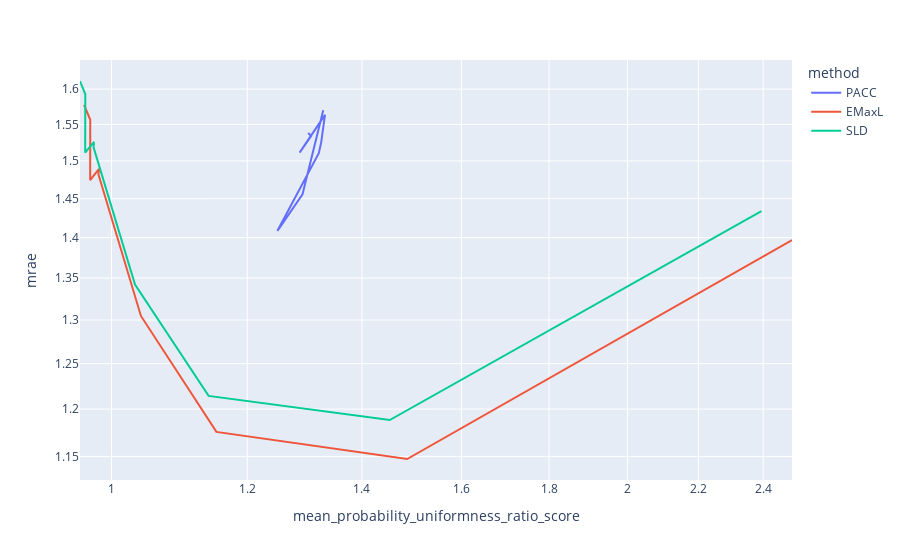

Source (notebook cell):
### Code cell
def join_C(df):
    C = df["transformer__classifier__estimator__C"][:]
    C[np.isnan(C)] = df["classifier__C"]
    C[np.isnan(C)] = df["base_estimator__C"]
    return C

def plot_proper(val_path):
    df = pd.read_csv(val_path, index_col=0) # read the results
    display(df[["data", "method", "params", "mrae"]].sort_values("mrae"))
    df["C"] = join_C(df) # for sorting
    fig = px.line(
        df.sort_values("C"),
        x = "mean_probability_uniformness_ratio_score",
        y = "mrae",
        color = "method",
        hover_data = ["method", "params"],
        log_x = True,
        log_y = True,
    )
    fig.show()

plot_proper("results/results_lequa2022_proper.csv")

### Figure 1 — Plotly figure (JSON) as saved in the notebook; plotly's stock layout.template omitted (floating-point values rounded to 4 significant figures)
{"data": [{"customdata": [["PACC", "{'transformer__classifier__estimator__C': 0.1}"], ["PACC", "{'transformer__classifier__estimator__C': 0.31622776601683794}"], ["PACC", "{'transformer__classifier__estimator__C': 1.0}"], ["PACC", "{'transformer__classifier__estimator__C': 3.1622776601683795}"], ["PACC", "{'transformer__classifier__estimator__C': 10.0}"], ["PACC", "{'transformer__classifier__estimator__C': 31.622776601683793}"], ["PACC", "{'transformer__classifier__estimator__C': 100.0}"], ["PACC", "{'transformer__classifier__estimator__C': 316.22776601683796}"], ["PACC", "{'transformer__classifier__estimator__C': 1000.0}"]], "hovertemplate": "method=%{customdata[0]}<br>mean_probability_uniformness_ratio_score=%{x}<br>mrae=%{y}<br>params=%{customdata[1]}<extra></extra>", "legendgroup": "PACC", "line": {"color": "#636efa", "dash": "solid"}, "marker": {"symbol": "circle"}, "mode": "lines", "name": "PACC", "orientation": "v", "showlegend": true, "type": "scatter", "x": [1.329, 1.292, 1.25, 1.321, 1.325, 1.332, 1.287, 1.308, 1.302], "xaxis": "x", "y": [1.57, 1.456, 1.409, 1.51, 1.525, 1.563, 1.511, 1.534, 1.538], "yaxis": "y"}, {"customdata": [["EMaxL", "{'base_estimator__C': 0.1}"], ["EMaxL", "{'base_estimator__C': 0.31622776601683794}"], ["EMaxL", "{'base_estimator__C': 1.0}"], ["EMaxL", "{'base_estimator__C': 3.1622776601683795}"], ["EMaxL", "{'base_estimator__C': 10.0}"], ["EMaxL", "{'base_estimator__C': 31.622776601683793}"], ["EMaxL", "{'base_estimator__C': 100.0}"], ["EMaxL", "{'base_estimator__C': 316.22776601683796}"], ["EMaxL", "{'base_estimator__C': 1000.0}"]], "hovertemplate": "method=%{customdata[0]}<br>mean_probability_uniformness_ratio_score=%{x}<br>mrae=%{y}<br>params=%{customdata[1]}<extra></extra>", "legendgroup": "EMaxL", "line": {"color": "#EF553B", "dash": "solid"}, "marker": {"symbol": "circle"}, "mode": "lines", "name": "EMaxL", "orientation": "v", "showlegend": true, "type": "scatter", "x": [2.495, 1.488, 1.151, 1.04, 0.9826, 0.9833, 0.9717, 0.9718, 0.9638], "xaxis": "x", "y": [1.397, 1.147, 1.176, 1.305, 1.482, 1.489, 1.474, 1.557, 1.578], "yaxis": "y"}, {"customdata": [["SLD", "{'classifier__C': 0.1}"], ["SLD", "{'classifier__C': 0.31622776601683794}"], ["SLD", "{'classifier__C': 1.0}"], ["SLD", "{'classifier__C': 3.1622776601683795}"], ["SLD", "{'classifier__C': 10.0}"], ["SLD", "{'classifier__C': 31.622776601683793}"], ["SLD", "{'classifier__C': 100.0}"], ["SLD", "{'classifier__C': 316.22776601683796}"], ["SLD", "{'classifier__C': 1000.0}"]], "hovertemplate": "method=%{customdata[0]}<br>mean_probability_uniformness_ratio_score=%{x}<br>mrae=%{y}<br>params=%{customdata[1]}<extra></extra>", "legendgroup": "SLD", "line": {"color": "#00cc96", "dash": "solid"}, "marker": {"symbol": "circle"}, "mode": "lines", "name": "SLD", "orientation": "v", "showlegend": true, "type": "scatter", "x": [2.395, 1.453, 1.139, 1.032, 0.9761, 0.9767, 0.9652, 0.9653, 0.9585], "xaxis": "x", "y": [1.434, 1.188, 1.214, 1.342, 1.518, 1.526, 1.511, 1.593, 1.612], "yaxis": "y"}], "layout": {"autosize": true, "legend": {"title": {"text": "method"}, "tracegroupgap": 0}, "margin": {"t": 60}, "xaxis": {"anchor": "y", "autorange": true, "domain": [0, 1], "range": [-0.01841, 0.3971], "title": {"text": "mean_probability_uniformness_ratio_score"}, "type": "log"}, "yaxis": {"anchor": "x", "autorange": true, "domain": [0, 1], "range": [0.05147, 0.2155], "title": {"text": "mrae"}, "type": "log"}}}
